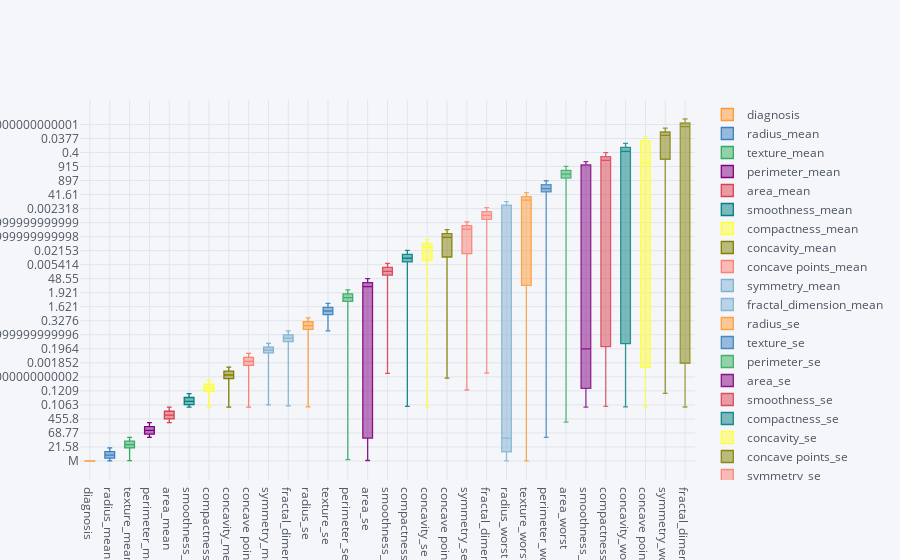

The notebook cell this image was saved under:
### Code cell
#Fitting K-NN Algorithm
from sklearn.neighbors import KNeighborsClassifier
import pandas as pd
import matplotlib.pyplot as plt
%matplotlib inline
import cufflinks as cf
from plotly.offline import download_plotlyjs, init_notebook_mode, plot,iplot
y=df['diagnosis']
X=df[['radius_mean', 'texture_mean', 'perimeter_mean',
       'area_mean', 'smoothness_mean', 'compactness_mean', 'concavity_mean',
       'concave points_mean', 'symmetry_mean', 'fractal_dimension_mean',
       'radius_se', 'texture_se', 'perimeter_se', 'area_se', 'smoothness_se',
       'compactness_se', 'concavity_se', 'concave points_se', 'symmetry_se',
       'fractal_dimension_se', 'radius_worst', 'texture_worst',
       'perimeter_worst', 'area_worst', 'smoothness_worst',
       'compactness_worst', 'concavity_worst', 'concave points_worst',
       'symmetry_worst', 'fractal_dimension_worst']]
cf.go_offline()
df = pd.read_csv('cancer.csv')
df.replace('?', 99, inplace=True)
df.drop(['id'], 1, inplace=True)
df.head()
df.iplot(kind='box')
classifier = KNeighborsClassifier(n_neighbors = 5, metric = 'minkowski', p = 2)
classifier.fit(X_train, y_train)
accuracy=classifier.score(X_test,y_test)
print(accuracy)
#95.1 Acuracy

### Figure 1 — Plotly figure (JSON) as saved in the notebook; plotly's stock layout.template omitted (floating-point values rounded to 4 significant figures; data arrays with more than 128 entries replaced by an {"elided": "..."} marker saying what was removed)
{"data": [{"boxpoints": false, "line": {"width": 1.3}, "marker": {"color": "rgba(255, 153, 51, 1.0)"}, "name": "diagnosis", "orientation": "v", "type": "box", "uid": "55424318-549c-4ccd-9aa8-57d9d94cf74c", "y": {"elided": "569 str values"}}, {"boxpoints": false, "line": {"width": 1.3}, "marker": {"color": "rgba(55, 128, 191, 1.0)"}, "name": "radius_mean", "orientation": "v", "type": "box", "uid": "fa8e355d-a1ba-4bca-95a4-c326709c4c6c", "y": {"elided": "569 float values"}}, {"boxpoints": false, "line": {"width": 1.3}, "marker": {"color": "rgba(50, 171, 96, 1.0)"}, "name": "texture_mean", "orientation": "v", "type": "box", "uid": "87f92471-c35a-4955-84f2-4b95bdaa7b07", "y": {"elided": "569 float values"}}, {"boxpoints": false, "line": {"width": 1.3}, "marker": {"color": "rgba(128, 0, 128, 1.0)"}, "name": "perimeter_mean", "orientation": "v", "type": "box", "uid": "ba6259ad-eb38-4ad4-8d7c-9a5ff4cfb982", "y": {"elided": "569 float values"}}, {"boxpoints": false, "line": {"width": 1.3}, "marker": {"color": "rgba(219, 64, 82, 1.0)"}, "name": "area_mean", "orientation": "v", "type": "box", "uid": "9a65f667-43ac-4175-8479-9c8cd891d628", "y": {"elided": "569 float values"}}, {"boxpoints": false, "line": {"width": 1.3}, "marker": {"color": "rgba(0, 128, 128, 1.0)"}, "name": "smoothness_mean", "orientation": "v", "type": "box", "uid": "218b4acb-7f78-4f5f-af35-387e0047a628", "y": {"elided": "569 float values"}}, {"boxpoints": false, "line": {"width": 1.3}, "marker": {"color": "rgba(255, 255, 51, 1.0)"}, "name": "compactness_mean", "orientation": "v", "type": "box", "uid": "77f6f203-bba9-4ab9-991e-9e7473f98bbe", "y": {"elided": "569 float values"}}, {"boxpoints": false, "line": {"width": 1.3}, "marker": {"color": "rgba(128, 128, 0, 1.0)"}, "name": "concavity_mean", "orientation": "v", "type": "box", "uid": "7da2a868-af17-4e9b-99bb-e7d75ad6eb69", "y": {"elided": "569 float values"}}, {"boxpoints": false, "line": {"width": 1.3}, "marker": {"color": "rgba(251, 128, 114, 1.0)"}, "name": "concave points_mean", "orientation": "v", "type": "box", "uid": "64d61add-5580-4e13-a8e3-b7310dde43cd", "y": {"elided": "569 float values"}}, {"boxpoints": false, "line": {"width": 1.3}, "marker": {"color": "rgba(128, 177, 211, 1.0)"}, "name": "symmetry_mean", "orientation": "v", "type": "box", "uid": "a7e636d0-2745-4dcf-8984-ec7386ebafd5", "y": {"elided": "569 float values"}}, {"boxpoints": false, "line": {"width": 1.3}, "marker": {"color": "rgba(128, 177, 211, 0.8999999999999999)"}, "name": "fractal_dimension_mean", "orientation": "v", "type": "box", "uid": "d77a50ab-14fb-44ce-beb4-ee9fe7a21c0a", "y": {"elided": "569 float values"}}, {"boxpoints": false, "line": {"width": 1.3}, "marker": {"color": "rgba(255, 153, 51, 0.8999999999999999)"}, "name": "radius_se", "orientation": "v", "type": "box", "uid": "e160e342-d642-4280-a6c9-c1a3da04e163", "y": {"elided": "569 float values"}}, {"boxpoints": false, "line": {"width": 1.3}, "marker": {"color": "rgba(55, 128, 191, 0.8999999999999999)"}, "name": "texture_se", "orientation": "v", "type": "box", "uid": "84ed62ae-bb4a-44e9-bfff-a665d7023738", "y": {"elided": "569 float values"}}, {"boxpoints": false, "line": {"width": 1.3}, "marker": {"color": "rgba(50, 171, 96, 0.8999999999999999)"}, "name": "perimeter_se", "orientation": "v", "type": "box", "uid": "b26c2486-ae2d-42dd-b423-3dae5bdca0dd", "y": {"elided": "569 float values"}}, {"boxpoints": false, "line": {"width": 1.3}, "marker": {"color": "rgba(128, 0, 128, 0.8999999999999999)"}, "name": "area_se", "orientation": "v", "type": "box", "uid": "4f208afe-ec6a-4618-a847-fff7cf30488c", "y": {"elided": "569 float values"}}, {"boxpoints": false, "line": {"width": 1.3}, "marker": {"color": "rgba(219, 64, 82, 0.8999999999999999)"}, "name": "smoothness_se", "orientation": "v", "type": "box", "uid": "2cced9ee-8421-493d-b466-a114a2e81f96", "y": {"elided": "569 float values"}}, {"boxpoints": false, "line": {"width": 1.3}, "marker": {"color": "rgba(0, 128, 128, 0.8999999999999999)"}, "name": "compactness_se", "orientation": "v", "type": "box", "uid": "8f9edade-db23-4f73-b511-d0c38b7f99ee", "y": {"elided": "569 float values"}}, {"boxpoints": false, "line": {"width": 1.3}, "marker": {"color": "rgba(255, 255, 51, 0.8999999999999999)"}, "name": "concavity_se", "orientation": "v", "type": "box", "uid": "7f731d70-25cf-4fe6-b4cd-20a9560ecba9", "y": {"elided": "569 float values"}}, {"boxpoints": false, "line": {"width": 1.3}, "marker": {"color": "rgba(128, 128, 0, 0.8999999999999999)"}, "name": "concave points_se", "orientation": "v", "type": "box", "uid": "10d0849e-b82e-4077-bb4a-f230fb4253a3", "y": {"elided": "569 float values"}}, {"boxpoints": false, "line": {"width": 1.3}, "marker": {"color": "rgba(251, 128, 114, 0.8999999999999999)"}, "name": "symmetry_se", "orientation": "v", "type": "box", "uid": "2afc70e8-f62a-445e-96b4-d1c591e59906", "y": {"elided": "569 float values"}}, {"boxpoints": false, "line": {"width": 1.3}, "marker": {"color": "rgba(251, 128, 114, 0.7999999999999998)"}, "name": "fractal_dimension_se", "orientation": "v", "type": "box", "uid": "d3ba69ee-86a2-455f-84c7-58a12ec53549", "y": {"elided": "569 float values"}}, {"boxpoints": false, "line": {"width": 1.3}, "marker": {"color": "rgba(128, 177, 211, 0.7999999999999998)"}, "name": "radius_worst", "orientation": "v", "type": "box", "uid": "7094625c-4c93-4f88-84c5-a57feba99a90", "y": {"elided": "569 float values"}}, {"boxpoints": false, "line": {"width": 1.3}, "marker": {"color": "rgba(255, 153, 51, 0.7999999999999998)"}, "name": "texture_worst", "orientation": "v", "type": "box", "uid": "a67b17bb-4050-423c-9595-270c058d38f5", "y": {"elided": "569 float values"}}, {"boxpoints": false, "line": {"width": 1.3}, "marker": {"color": "rgba(55, 128, 191, 0.7999999999999998)"}, "name": "perimeter_worst", "orientation": "v", "type": "box", "uid": "fdb261aa-3876-4046-b98e-37e4476849b9", "y": {"elided": "569 float values"}}, {"boxpoints": false, "line": {"width": 1.3}, "marker": {"color": "rgba(50, 171, 96, 0.7999999999999998)"}, "name": "area_worst", "orientation": "v", "type": "box", "uid": "a07f0775-e2f8-4572-892b-0aa41e430068", "y": {"elided": "569 float values"}}, {"boxpoints": false, "line": {"width": 1.3}, "marker": {"color": "rgba(128, 0, 128, 0.7999999999999998)"}, "name": "smoothness_worst", "orientation": "v", "type": "box", "uid": "6b390171-1c45-48b3-ba4e-0262a17fc1b5", "y": {"elided": "569 float values"}}, {"boxpoints": false, "line": {"width": 1.3}, "marker": {"color": "rgba(219, 64, 82, 0.7999999999999998)"}, "name": "compactness_worst", "orientation": "v", "type": "box", "uid": "40d163c3-283b-4193-b03f-dd9853cff4f2", "y": {"elided": "569 float values"}}, {"boxpoints": false, "line": {"width": 1.3}, "marker": {"color": "rgba(0, 128, 128, 0.7999999999999998)"}, "name": "concavity_worst", "orientation": "v", "type": "box", "uid": "225345ca-bfe7-4aa0-a64e-bedc1c27080f", "y": {"elided": "569 float values"}}, {"boxpoints": false, "line": {"width": 1.3}, "marker": {"color": "rgba(255, 255, 51, 0.7999999999999998)"}, "name": "concave points_worst", "orientation": "v", "type": "box", "uid": "8d1f1e3e-bab9-44a8-a456-8801ed4fd9a5", "y": {"elided": "569 float values"}}, {"boxpoints": false, "line": {"width": 1.3}, "marker": {"color": "rgba(128, 128, 0, 0.7999999999999998)"}, "name": "symmetry_worst", "orientation": "v", "type": "box", "uid": "e7b7f9dd-bbfe-4fc8-b884-e1228081a112", "y": {"elided": "569 float values"}}, {"boxpoints": false, "line": {"width": 1.3}, "marker": {"color": "rgba(128, 128, 0, 0.7)"}, "name": "fractal_dimension_worst", "orientation": "v", "type": "box", "uid": "6e2af06b-2c8f-41ed-a03b-0c1e45f03fa5", "y": {"elided": "569 float values"}}, {"boxpoints": false, "line": {"width": 1.3}, "marker": {"color": "rgba(251, 128, 114, 0.7)"}, "name": "Unnamed: 32", "orientation": "v", "type": "box", "uid": "43fffc5a-2468-4a46-bbb4-4a032b8b96f5", "y": {"elided": "569 null values"}}], "layout": {"legend": {"bgcolor": "#F5F6F9", "font": {"color": "#4D5663"}}, "paper_bgcolor": "#F5F6F9", "plot_bgcolor": "#F5F6F9", "title": {"font": {"color": "#4D5663"}}, "xaxis": {"gridcolor": "#E1E5ED", "showgrid": true, "tickfont": {"color": "#4D5663"}, "title": {"font": {"color": "#4D5663"}, "text": ""}, "zerolinecolor": "#E1E5ED"}, "yaxis": {"gridcolor": "#E1E5ED", "showgrid": true, "tickfont": {"color": "#4D5663"}, "title": {"font": {"color": "#4D5663"}, "text": ""}, "zerolinecolor": "#E1E5ED"}}}
